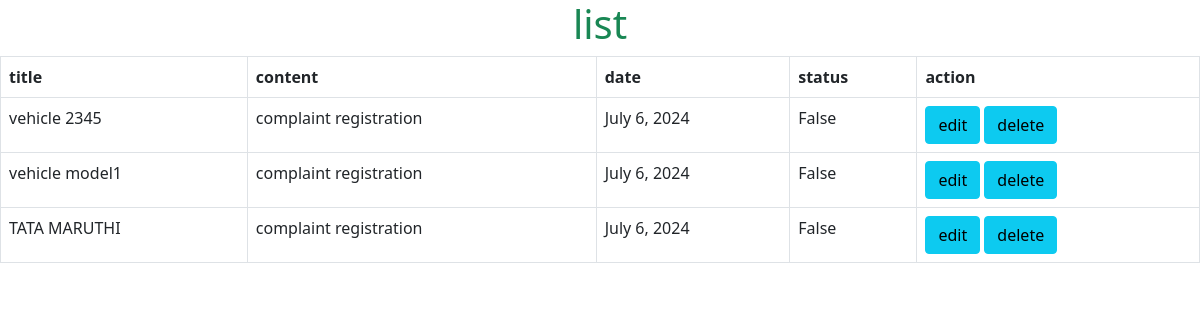
The page /list (signed in) on the database its author committed.
### vehiapp/models.py (models this page shows)
class VehiModel(models.Model):
    title=models.CharField(max_length=100)
    content=models.CharField(max_length=100)
    date=models.DateField(auto_now_add=True)
    status=models.BooleanField(default=False)
    user=models.ForeignKey(User,on_delete=models.CASCADE)

### vehiapp/views.py (the view)
# urls.py: path('list',views.VehicleListView.as_view(),name='list_view'),
class VehicleListView(ListView):
    model=VehiModel
    template_name='vehiclelist.html'
    context_object_name="data"
    def get_queryset(self) :
        return VehiModel.objects.filter(user=self.request.user)

### vehiapp/templates/vehiclelist.html (shortened to what this page needs)
<!DOCTYPE html>
<html lang="en">
<head>
    <link href="https://cdn.jsdelivr.net/npm/bootstrap@5.0.2/dist/css/bootstrap.min.css" rel="stylesheet">
</head>
<body>
    <h1 class="text-success text-center">list</h1>
    <table class="table table-bordered">
    <tr>
        <th>title</th>
        <th>content</th>
        <th>date</th>
        <th>status</th>
        <th>action</th>
    </tr>
    {% for i in data %}
    <tr>
        <td>{{i.title}}</td>
        <td>{{i.content}}</td>
        <td>{{i.date}}</td>
        <td>{{i.status}}</td>
        <td>
            <a href="{% url 'edit_view' i.id %}"class="btn btn-info">edit</a>
            <a href="{% url 'delete_view' i.id %}"class="btn btn-info">delete</a>
        </td>
    </tr>
    {% endfor %}
    </table>
</body>
</html>

### rows shown on the page
VehiModel: title "vehicle 2345", content "complaint registration", date "July 6, 2024", status "False"
VehiModel: title "vehicle model1", content "complaint registration", date "July 6, 2024", status "False"
VehiModel: title "TATA MARUTHI", content "complaint registration", date "July 6, 2024", status "False"
